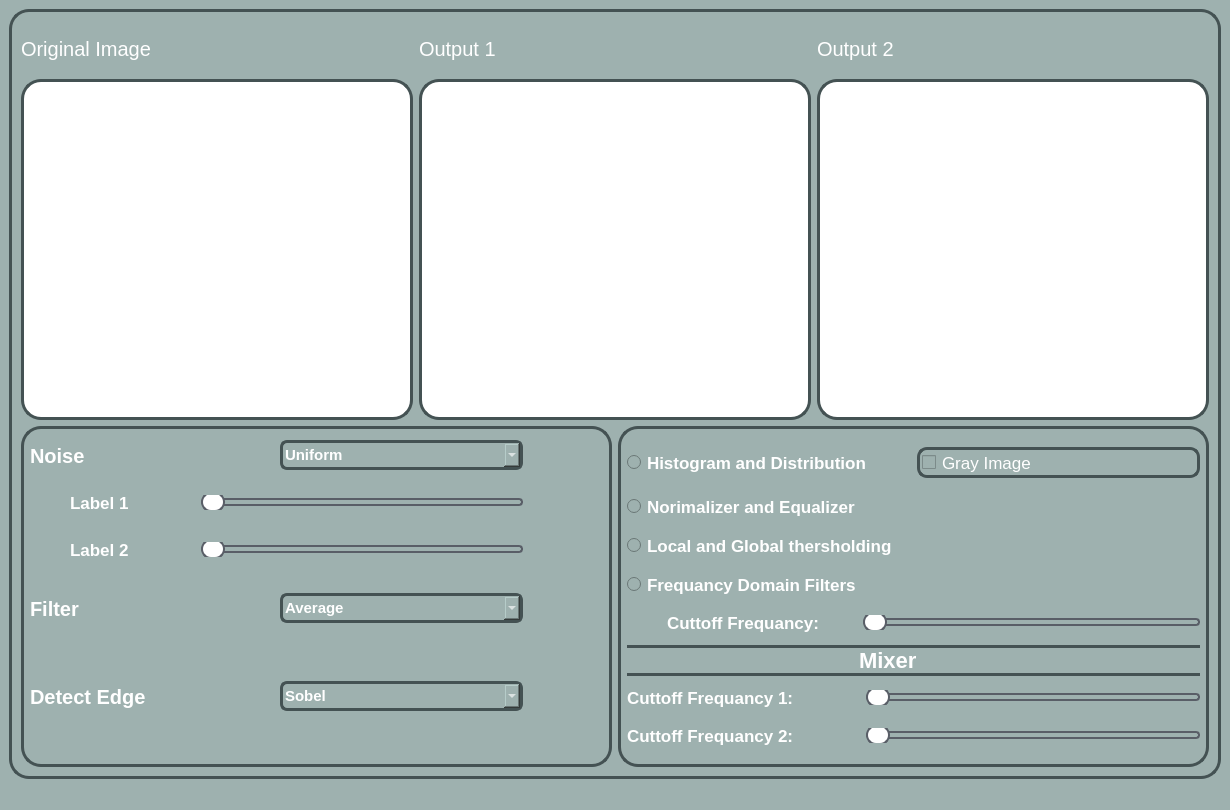
<?xml version="1.0" encoding="UTF-8"?>
<ui version="4.0">
 <class>MainWindow</class>
 <widget class="QMainWindow" name="MainWindow">
  <property name="geometry">
   <rect>
    <x>0</x>
    <y>0</y>
    <width>1230</width>
    <height>810</height>
   </rect>
  </property>
  <property name="windowTitle">
   <string>MainWindow</string>
  </property>
  <property name="styleSheet">
   <string notr="true">background:rgba(158,177,175,255);</string>
  </property>
  <widget class="QWidget" name="centralwidget">
   <layout class="QGridLayout" name="gridLayout">
    <item row="0" column="0">
     <widget class="QGroupBox" name="groupBox_3">
      <property name="maximumSize">
       <size>
        <width>1877</width>
        <height>900</height>
       </size>
      </property>
      <property name="styleSheet">
       <string notr="true">background:rgba(158,177,175,255);
  border: 3px solid rgba(68,82,83,255);
  border-radius: 20px;</string>
      </property>
      <property name="title">
       <string/>
      </property>
      <layout class="QGridLayout" name="gridLayout_7">
       <item row="0" column="0">
        <layout class="QHBoxLayout" name="horizontalLayout_15" stretch="0">
         <item>
          <layout class="QVBoxLayout" name="verticalLayout_5" stretch="1,7,7">
           <item>
            <layout class="QHBoxLayout" name="horizontalLayout_16">
             <item>
              <widget class="QLabel" name="label_13">
               <property name="font">
                <font>
                 <pointsize>-1</pointsize>
                </font>
               </property>
               <property name="styleSheet">
                <string notr="true">Font-size:20px;
color:Black;
background:rgba(158,177,175,255);
color:white;
border:None;
</string>
               </property>
               <property name="text">
                <string>Original Image</string>
               </property>
              </widget>
             </item>
             <item>
              <widget class="QLabel" name="Label_output_1">
               <property name="font">
                <font>
                 <pointsize>-1</pointsize>
                </font>
               </property>
               <property name="styleSheet">
                <string notr="true">Font-size:20px;
color:Black;
background:rgba(158,177,175,255);
color:white;
border:None;
</string>
               </property>
               <property name="text">
                <string>Output 1</string>
               </property>
              </widget>
             </item>
             <item>
              <widget class="QLabel" name="Label_output_2">
               <property name="font">
                <font>
                 <pointsize>-1</pointsize>
                </font>
               </property>
               <property name="styleSheet">
                <string notr="true">Font-size:20px;
color:Black;
background:rgba(158,177,175,255);
color:white;
border:None;
</string>
               </property>
               <property name="text">
                <string>Output 2</string>
               </property>
              </widget>
             </item>
            </layout>
           </item>
           <item>
            <layout class="QHBoxLayout" name="horizontalLayout_5">
             <item>
              <widget class="QWidget" name="Widget_Org_Image" native="true">
               <property name="sizePolicy">
                <sizepolicy hsizetype="Expanding" vsizetype="Expanding">
                 <horstretch>0</horstretch>
                 <verstretch>0</verstretch>
                </sizepolicy>
               </property>
               <property name="minimumSize">
                <size>
                 <width>100</width>
                 <height>100</height>
                </size>
               </property>
               <property name="styleSheet">
                <string notr="true">background-color:white;
  border: 3px solid rgba(68,82,83,255);
border-radius:20px;</string>
               </property>
              </widget>
             </item>
             <item>
              <widget class="QWidget" name="Widget_Output_1" native="true">
               <property name="sizePolicy">
                <sizepolicy hsizetype="Expanding" vsizetype="Expanding">
                 <horstretch>0</horstretch>
                 <verstretch>0</verstretch>
                </sizepolicy>
               </property>
               <property name="minimumSize">
                <size>
                 <width>100</width>
                 <height>100</height>
                </size>
               </property>
               <property name="styleSheet">
                <string notr="true">background-color:white;
  border: 3px solid rgba(68,82,83,255);
border-radius:20px;</string>
               </property>
              </widget>
             </item>
             <item>
              <widget class="QWidget" name="Widget_Output_2" native="true">
               <property name="sizePolicy">
                <sizepolicy hsizetype="Expanding" vsizetype="Expanding">
                 <horstretch>0</horstretch>
                 <verstretch>0</verstretch>
                </sizepolicy>
               </property>
               <property name="minimumSize">
                <size>
                 <width>100</width>
                 <height>100</height>
                </size>
               </property>
               <property name="styleSheet">
                <string notr="true">background-color:white;
  border: 3px solid rgba(68,82,83,255);
border-radius:20px;</string>
               </property>
              </widget>
             </item>
            </layout>
           </item>
           <item>
            <layout class="QHBoxLayout" name="horizontalLayout_8">
             <item>
              <widget class="QWidget" name="widget_11" native="true">
               <property name="sizePolicy">
                <sizepolicy hsizetype="Expanding" vsizetype="Expanding">
                 <horstretch>0</horstretch>
                 <verstretch>0</verstretch>
                </sizepolicy>
               </property>
               <property name="styleSheet">
                <string notr="true">
background:rgba(158,177,175,255);
  border: 3px solid rgba(68,82,83,255);
  border-radius: 20px;</string>
               </property>
               <layout class="QHBoxLayout" name="horizontalLayout_50">
                <item>
                 <layout class="QVBoxLayout" name="verticalLayout_13">
                  <item>
                   <layout class="QHBoxLayout" name="horizontalLayout_51">
                    <item>
                     <widget class="QLabel" name="label_31">
                      <property name="font">
                       <font>
                        <pointsize>-1</pointsize>
                        <weight>75</weight>
                        <bold>true</bold>
                       </font>
                      </property>
                      <property name="styleSheet">
                       <string notr="true">Font-size:20px;
font-weight:bold;
background:rgba(158,177,175,255);
color:white;
border:None;

</string>
                      </property>
                      <property name="text">
                       <string>Noise</string>
                      </property>
                     </widget>
                    </item>
                    <item>
                     <widget class="QComboBox" name="Combox_Noise">
                      <property name="styleSheet">
                       <string notr="true">Font-size:15px;
font-weight:bold;
background:rgba(158,177,175,255);
color:white;
border:3px solid black;
padding:2px;
border-radius:7px;
 border: 3px solid rgba(68,82,83,255);</string>
                      </property>
                      <item>
                       <property name="text">
                        <string>Uniform</string>
                       </property>
                      </item>
                      <item>
                       <property name="text">
                        <string>Gaussian</string>
                       </property>
                      </item>
                      <item>
                       <property name="text">
                        <string>Salt and Paper</string>
                       </property>
                      </item>
                     </widget>
                    </item>
                    <item>
                     <spacer name="horizontalSpacer_23">
                      <property name="orientation">
                       <enum>Qt::Vertical</enum>
                      </property>
                      <property name="sizeHint" stdset="0">
                       <size>
                        <width>40</width>
                        <height>20</height>
                       </size>
                      </property>
                     </spacer>
                    </item>
                    <item>
                     <spacer name="horizontalSpacer_31">
                      <property name="orientation">
                       <enum>Qt::Vertical</enum>
                      </property>
                      <property name="sizeHint" stdset="0">
                       <size>
                        <width>40</width>
                        <height>20</height>
                       </size>
                      </property>
                     </spacer>
                    </item>
                   </layout>
                  </item>
                  <item>
                   <layout class="QHBoxLayout" name="horizontalLayout_52">
                    <item>
                     <spacer name="horizontalSpacer_22">
                      <property name="orientation">
                       <enum>Qt::Vertical</enum>
                      </property>
                      <property name="sizeHint" stdset="0">
                       <size>
                        <width>40</width>
                        <height>20</height>
                       </size>
                      </property>
                     </spacer>
                    </item>
                    <item>
                     <widget class="QLabel" name="label_param_1">
                      <property name="font">
                       <font>
                        <pointsize>-1</pointsize>
                        <weight>75</weight>
                        <bold>true</bold>
                       </font>
                      </property>
                      <property name="styleSheet">
                       <string notr="true">Font-size:17px;
font-weight:bold;
background:rgba(158,177,175,255);
color:white;

border:None;</string>
                      </property>
                      <property name="text">
                       <string>Label 1              </string>
                      </property>
                     </widget>
                    </item>
                    <item>
                     <widget class="QSlider" name="slider_param_1">
                      <property name="styleSheet">
                       <string notr="true">
QSlider {
    background: transparent; /* Make the entire slider background transparent */
    border:None;
}


QSlider::groove:horizontal {
    height: 8px;
    background: :rgba(158,177,175,255); /* Lighter shade of the dark color */
    border-radius: 4px;
}

QSlider::handle:horizontal {
    background:  white; /* Mid-tone between the dark and lighter colors */
    border: 2px solid #595e67; /* Matches groove */
    width: 20px;
    height: 20px;
    margin: -6px 0;
    border-radius: 10px;
}

QSlider::sub-page:horizontal {
    background: #595e67; /* Matches handle */
    border-radius: 4px;
}

QSlider::add-page:horizontal {
   
    border:2px solid #595e67;
    border-radius: 4px;
}
</string>
                      </property>
                      <property name="orientation">
                       <enum>Qt::Horizontal</enum>
                      </property>
                     </widget>
                    </item>
                    <item>
                     <spacer name="horizontalSpacer_32">
                      <property name="orientation">
                       <enum>Qt::Vertical</enum>
                      </property>
                      <property name="sizeHint" stdset="0">
                       <size>
                        <width>40</width>
                        <height>20</height>
                       </size>
                      </property>
                     </spacer>
                    </item>
                    <item>
                     <spacer name="horizontalSpacer_26">
                      <property name="orientation">
                       <enum>Qt::Vertical</enum>
                      </property>
                      <property name="sizeHint" stdset="0">
                       <size>
                        <width>40</width>
                        <height>20</height>
                       </size>
                      </property>
                     </spacer>
                    </item>
                   </layout>
                  </item>
                  <item>
                   <layout class="QHBoxLayout" name="horizontalLayout_53">
                    <item>
                     <spacer name="horizontalSpacer_24">
                      <property name="orientation">
                       <enum>Qt::Vertical</enum>
                      </property>
                      <property name="sizeHint" stdset="0">
                       <size>
                        <width>40</width>
                        <height>20</height>
                       </size>
                      </property>
                     </spacer>
                    </item>
                    <item>
                     <widget class="QLabel" name="label_param_2">
                      <property name="font">
                       <font>
                        <pointsize>-1</pointsize>
                        <weight>75</weight>
                        <bold>true</bold>
                       </font>
                      </property>
                      <property name="styleSheet">
                       <string notr="true">Font-size:17px;
font-weight:bold;
background:rgba(158,177,175,255);
color:white;
border:None;</string>
                      </property>
                      <property name="text">
                       <string>Label 2              </string>
                      </property>
                     </widget>
                    </item>
                    <item>
                     <widget class="QSlider" name="slider_param_2">
                      <property name="styleSheet">
                       <string notr="true">
QSlider {
    background: transparent; /* Make the entire slider background transparent */
    border:None;
}


QSlider::groove:horizontal {
    height: 8px;
    background: :rgba(158,177,175,255); /* Lighter shade of the dark color */
    border-radius: 4px;
}

QSlider::handle:horizontal {
    background:  white; /* Mid-tone between the dark and lighter colors */
    border: 2px solid #595e67; /* Matches groove */
    width: 20px;
    height: 20px;
    margin: -6px 0;
    border-radius: 10px;
}

QSlider::sub-page:horizontal {
    background: #595e67; /* Matches handle */
    border-radius: 4px;
}

QSlider::add-page:horizontal {
   
    border:2px solid #595e67;
    border-radius: 4px;
}
</string>
                      </property>
                      <property name="orientation">
                       <enum>Qt::Horizontal</enum>
                      </property>
                     </widget>
                    </item>
                    <item>
                     <spacer name="horizontalSpacer_33">
                      <property name="orientation">
                       <enum>Qt::Vertical</enum>
                      </property>
                      <property name="sizeHint" stdset="0">
                       <size>
                        <width>40</width>
                        <height>20</height>
                       </size>
                      </property>
                     </spacer>
                    </item>
                    <item>
                     <spacer name="horizontalSpacer_25">
                      <property name="orientation">
                       <enum>Qt::Vertical</enum>
                      </property>
                      <property name="sizeHint" stdset="0">
                       <size>
                        <width>40</width>
                        <height>20</height>
                       </size>
                      </property>
                     </spacer>
                    </item>
                   </layout>
                  </item>
                  <item>
                   <widget class="Line" name="line_15">
                    <property name="font">
                     <font>
                      <pointsize>5</pointsize>
                     </font>
                    </property>
                    <property name="styleSheet">
                     <string notr="true">border: 1px solid black;</string>
                    </property>
                    <property name="lineWidth">
                     <number>0</number>
                    </property>
                    <property name="orientation">
                     <enum>Qt::Vertical</enum>
                    </property>
                   </widget>
                  </item>
                  <item>
                   <widget class="Line" name="line_16">
                    <property name="styleSheet">
                     <string notr="true">border: 0.5px solid black;</string>
                    </property>
                    <property name="orientation">
                     <enum>Qt::Vertical</enum>
                    </property>
                   </widget>
                  </item>
                  <item>
                   <layout class="QHBoxLayout" name="horizontalLayout_54">
                    <item>
                     <widget class="QLabel" name="label_34">
                      <property name="font">
                       <font>
                        <pointsize>-1</pointsize>
                        <weight>75</weight>
                        <bold>true</bold>
                       </font>
                      </property>
                      <property name="styleSheet">
                       <string notr="true">Font-size:20px;
font-weight:bold;
background:rgba(158,177,175,255);
color:white;
border:None;
</string>
                      </property>
                      <property name="text">
                       <string>Filter</string>
                      </property>
                     </widget>
                    </item>
                    <item>
                     <widget class="QComboBox" name="Combox_Filter">
                      <property name="font">
                       <font>
                        <pointsize>-1</pointsize>
                        <weight>75</weight>
                        <bold>true</bold>
                       </font>
                      </property>
                      <property name="styleSheet">
                       <string notr="true">Font-size:15px;
font-weight:bold;
background:rgba(158,177,175,255);
color:white;
border:3px solid black;
padding:2px;
border-radius:7px;
 border: 3px solid rgba(68,82,83,255);</string>
                      </property>
                      <property name="currentText">
                       <string>Average</string>
                      </property>
                      <item>
                       <property name="text">
                        <string>Average</string>
                       </property>
                      </item>
                      <item>
                       <property name="text">
                        <string>Gaussion</string>
                       </property>
                      </item>
                      <item>
                       <property name="text">
                        <string>Median</string>
                       </property>
                      </item>
                     </widget>
                    </item>
                    <item>
                     <spacer name="horizontalSpacer_29">
                      <property name="orientation">
                       <enum>Qt::Vertical</enum>
                      </property>
                      <property name="sizeHint" stdset="0">
                       <size>
                        <width>40</width>
                        <height>20</height>
                       </size>
                      </property>
                     </spacer>
                    </item>
                    <item>
                     <spacer name="horizontalSpacer_27">
                      <property name="orientation">
                       <enum>Qt::Vertical</enum>
                      </property>
                      <property name="sizeHint" stdset="0">
                       <size>
                        <width>40</width>
                        <height>20</height>
                       </size>
                      </property>
                     </spacer>
                    </item>
                   </layout>
                  </item>
                  <item>
                   <spacer name="verticalSpacer_44">
                    <property name="orientation">
                     <enum>Qt::Vertical</enum>
                    </property>
                    <property name="sizeHint" stdset="0">
                     <size>
                      <width>20</width>
                      <height>40</height>
                     </size>
                    </property>
                   </spacer>
                  </item>
                  <item>
                   <layout class="QHBoxLayout" name="horizontalLayout_55">
                    <item>
                     <widget class="QLabel" name="label_35">
                      <property name="font">
                       <font>
                        <pointsize>-1</pointsize>
                        <weight>75</weight>
                        <bold>true</bold>
                       </font>
                      </property>
                      <property name="styleSheet">
                       <string notr="true">Font-size:20px;
font-weight:bold;
background:rgba(158,177,175,255);
color:white;
border:None;

</string>
                      </property>
                      <property name="text">
                       <string>Detect Edge</string>
                      </property>
                     </widget>
                    </item>
                    <item>
                     <widget class="QComboBox" name="Combox_Edges">
                      <property name="font">
                       <font>
                        <pointsize>-1</pointsize>
                        <weight>75</weight>
                        <bold>true</bold>
                       </font>
                      </property>
                      <property name="styleSheet">
                       <string notr="true">Font-size:15px;
font-weight:bold;
background:rgba(158,177,175,255);
color:white;
border:3px solid black;
padding:2px;
border-radius:7px;
 border: 3px solid rgba(68,82,83,255);</string>
                      </property>
                      <property name="currentText">
                       <string>Sobel</string>
                      </property>
                      <item>
                       <property name="text">
                        <string>Sobel</string>
                       </property>
                      </item>
                      <item>
                       <property name="text">
                        <string>Roberts</string>
                       </property>
                      </item>
                      <item>
                       <property name="text">
                        <string>Prewitt</string>
                       </property>
                      </item>
                      <item>
                       <property name="text">
                        <string>Uniform</string>
                       </property>
                      </item>
                     </widget>
                    </item>
                    <item>
                     <spacer name="horizontalSpacer_30">
                      <property name="orientation">
                       <enum>Qt::Vertical</enum>
                      </property>
                      <property name="sizeHint" stdset="0">
                       <size>
                        <width>40</width>
                        <height>20</height>
                       </size>
                      </property>
                     </spacer>
                    </item>
                    <item>
                     <spacer name="horizontalSpacer_28">
                      <property name="orientation">
                       <enum>Qt::Vertical</enum>
                      </property>
                      <property name="sizeHint" stdset="0">
                       <size>
                        <width>40</width>
                        <height>20</height>
                       </size>
                      </property>
                     </spacer>
                    </item>
                   </layout>
                  </item>
                  <item>
                   <spacer name="verticalSpacer_45">
                    <property name="orientation">
                     <enum>Qt::Vertical</enum>
                    </property>
                    <property name="sizeHint" stdset="0">
                     <size>
                      <width>20</width>
                      <height>40</height>
                     </size>
                    </property>
                   </spacer>
                  </item>
                 </layout>
                </item>
               </layout>
              </widget>
             </item>
             <item>
              <widget class="QWidget" name="widget_10" native="true">
               <property name="sizePolicy">
                <sizepolicy hsizetype="Expanding" vsizetype="Expanding">
                 <horstretch>0</horstretch>
                 <verstretch>0</verstretch>
                </sizepolicy>
               </property>
               <property name="styleSheet">
                <string notr="true">
background:rgba(158,177,175,255);
  border: 3px solid rgba(68,82,83,255);
  border-radius: 20px;</string>
               </property>
               <layout class="QHBoxLayout" name="horizontalLayout_19">
                <item>
                 <layout class="QVBoxLayout" name="verticalLayout_8">
                  <item>
                   <spacer name="verticalSpacer_8">
                    <property name="orientation">
                     <enum>Qt::Vertical</enum>
                    </property>
                    <property name="sizeHint" stdset="0">
                     <size>
                      <width>20</width>
                      <height>40</height>
                     </size>
                    </property>
                   </spacer>
                  </item>
                  <item>
                   <layout class="QHBoxLayout" name="horizontalLayout_20">
                    <item>
                     <widget class="QRadioButton" name="RadioButton_Histogram">
                      <property name="font">
                       <font>
                        <pointsize>-1</pointsize>
                        <weight>75</weight>
                        <bold>true</bold>
                       </font>
                      </property>
                      <property name="styleSheet">
                       <string notr="true">Font-size:17px;
font-weight:bold;
background:rgba(158,177,175,255);
color:white;

border:None;</string>
                      </property>
                      <property name="text">
                       <string>Histogram and Distribution </string>
                      </property>
                      <property name="checked">
                       <bool>false</bool>
                      </property>
                     </widget>
                    </item>
                    <item>
                     <widget class="QCheckBox" name="checkBox_grayImg">
                      <property name="font">
                       <font>
                        <pointsize>-1</pointsize>
                       </font>
                      </property>
                      <property name="styleSheet">
                       <string notr="true">Font-size:17px;
color:white;

padding:2px;
border-radius:10px;


background:rgba(158,177,175,255);
  border: 3px solid rgba(68,82,83,255);

</string>
                      </property>
                      <property name="text">
                       <string>Gray Image</string>
                      </property>
                     </widget>
                    </item>
                   </layout>
                  </item>
                  <item>
                   <spacer name="verticalSpacer_9">
                    <property name="orientation">
                     <enum>Qt::Vertical</enum>
                    </property>
                    <property name="sizeHint" stdset="0">
                     <size>
                      <width>20</width>
                      <height>40</height>
                     </size>
                    </property>
                   </spacer>
                  </item>
                  <item>
                   <widget class="QRadioButton" name="RadioButton_Normalizer">
                    <property name="font">
                     <font>
                      <pointsize>-1</pointsize>
                      <weight>75</weight>
                      <bold>true</bold>
                     </font>
                    </property>
                    <property name="styleSheet">
                     <string notr="true">Font-size:17px;
font-weight:bold;
background:rgba(158,177,175,255);
color:white;
border:None;</string>
                    </property>
                    <property name="text">
                     <string>Norimalizer and Equalizer</string>
                    </property>
                    <property name="checked">
                     <bool>false</bool>
                    </property>
                   </widget>
                  </item>
                  <item>
                   <spacer name="verticalSpacer_10">
                    <property name="orientation">
                     <enum>Qt::Vertical</enum>
                    </property>
                    <property name="sizeHint" stdset="0">
                     <size>
                      <width>20</width>
                      <height>40</height>
                     </size>
                    </property>
                   </spacer>
                  </item>
                  <item>
                   <widget class="QRadioButton" name="RadioButton_Threshold">
                    <property name="font">
                     <font>
                      <pointsize>-1</pointsize>
                      <weight>75</weight>
                      <bold>true</bold>
                     </font>
                    </property>
                    <property name="styleSheet">
                     <string notr="true">Font-size:17px;
font-weight:bold;
background:rgba(158,177,175,255);
color:white;

border:None;</string>
                    </property>
                    <property name="text">
                     <string>Local and Global thersholding</string>
                    </property>
                    <property name="checked">
                     <bool>false</bool>
                    </property>
                   </widget>
                  </item>
                  <item>
                   <spacer name="verticalSpacer_11">
                    <property name="orientation">
                     <enum>Qt::Vertical</enum>
                    </property>
                    <property name="sizeHint" stdset="0">
                     <size>
                      <width>20</width>
                      <height>40</height>
                     </size>
                    </property>
                   </spacer>
                  </item>
                  <item>
                   <widget class="QRadioButton" name="RadioButton_Domain_Filter">
                    <property name="styleSheet">
                     <string notr="true">Font-size:17px;
font-weight:bold;
background:rgba(158,177,175,255);
color:white;

border:None;
</string>
                    </property>
                    <property name="text">
                     <string>Frequancy Domain Filters</string>
                    </property>
                   </widget>
                  </item>
                  <item>
                   <spacer name="verticalSpacer_12">
                    <property name="orientation">
                     <enum>Qt::Vertical</enum>
                    </property>
                    <property name="sizeHint" stdset="0">
                     <size>
                      <width>20</width>
                      <height>40</height>
                     </size>
                    </property>
                   </spacer>
                  </item>
                  <item>
                   <layout class="QHBoxLayout" name="horizontalLayout_21">
                    <item>
                     <spacer name="horizontalSpacer_6">
                      <property name="orientation">
                       <enum>Qt::Vertical</enum>
                      </property>
                      <property name="sizeHint" stdset="0">
                       <size>
                        <width>40</width>
                        <height>20</height>
                       </size>
                      </property>
                     </spacer>
                    </item>
                    <item>
                     <widget class="QLabel" name="label_freq_domain">
                      <property name="font">
                       <font>
                        <pointsize>-1</pointsize>
                        <weight>75</weight>
                        <bold>true</bold>
                       </font>
                      </property>
                      <property name="styleSheet">
                       <string notr="true">Font-size:17px;
font-weight:bold;
background:rgba(158,177,175,255);
color:white;

border:None;
</string>
                      </property>
                      <property name="text">
                       <string>Cuttoff Frequancy:        </string>
                      </property>
                     </widget>
                    </item>
                    <item>
                     <widget class="QSlider" name="slider_freq_domain">
                      <property name="styleSheet">
                       <string notr="true">
QSlider {
    background: transparent; /* Make the entire slider background transparent */
    border:None;
}


QSlider::groove:horizontal {
    height: 8px;
    background: :rgba(158,177,175,255); /* Lighter shade of the dark color */
    border-radius: 4px;
}

QSlider::handle:horizontal {
    background:  white; /* Mid-tone between the dark and lighter colors */
    border: 2px solid #595e67; /* Matches groove */
    width: 20px;
    height: 20px;
    margin: -6px 0;
    border-radius: 10px;
}

QSlider::sub-page:horizontal {
    background: #595e67; /* Matches handle */
    border-radius: 4px;
}

QSlider::add-page:horizontal {
   
    border:2px solid #595e67;
    border-radius: 4px;
}
</string>
                      </property>
                      <property name="orientation">
                       <enum>Qt::Horizontal</enum>
                      </property>
                     </widget>
                    </item>
                   </layout>
                  </item>
                  <item>
                   <widget class="Line" name="line_5">
                    <property name="font">
                     <font>
                      <pointsize>5</pointsize>
                     </font>
                    </property>
                    <property name="styleSheet">
                     <string notr="true">border: 1px solid black;</string>
                    </property>
                    <property name="lineWidth">
                     <number>0</number>
                    </property>
                    <property name="orientation">
                     <enum>Qt::Vertical</enum>
                    </property>
                   </widget>
                  </item>
                  <item>
                   <spacer name="horizontalSpacer_14">
                    <property name="orientation">
                     <enum>Qt::Vertical</enum>
                    </property>
                    <property name="sizeHint" stdset="0">
                     <size>
                      <width>40</width>
                      <height>20</height>
                     </size>
                    </property>
                   </spacer>
                  </item>
                  <item>
                   <layout class="QHBoxLayout" name="horizontalLayout_22">
                    <item>
                     <widget class="QLabel" name="label_18">
                      <property name="sizePolicy">
                       <sizepolicy hsizetype="Preferred" vsizetype="Preferred">
                        <horstretch>0</horstretch>
                        <verstretch>0</verstretch>
                       </sizepolicy>
                      </property>
                      <property name="font">
                       <font>
                        <pointsize>-1</pointsize>
                        <weight>75</weight>
                        <bold>true</bold>
                       </font>
                      </property>
                      <property name="styleSheet">
                       <string notr="true">Font-size:22px;
font-weight:bold;
background:rgba(158,177,175,255);
color:white;
 border-top: 3px solid rgba(68,82,83,255);
 border-bottom: 3px solid rgba(68,82,83,255);
border-left:None;
border-right:None;</string>
                      </property>
                      <property name="text">
                       <string>                                     Mixer                                    </string>
                      </property>
                     </widget>
                    </item>
                   </layout>
                  </item>
                  <item>
                   <spacer name="horizontalSpacer_15">
                    <property name="orientation">
                     <enum>Qt::Vertical</enum>
                    </property>
                    <property name="sizeHint" stdset="0">
                     <size>
                      <width>40</width>
                      <height>20</height>
                     </size>
                    </property>
                   </spacer>
                  </item>
                  <item>
                   <widget class="Line" name="line_6">
                    <property name="styleSheet">
                     <string notr="true">border: 0.5px solid black;</string>
                    </property>
                    <property name="orientation">
                     <enum>Qt::Vertical</enum>
                    </property>
                   </widget>
                  </item>
                  <item>
                   <layout class="QHBoxLayout" name="horizontalLayout_23">
                    <item>
                     <widget class="QLabel" name="label_freq_img1">
                      <property name="font">
                       <font>
                        <pointsize>-1</pointsize>
                        <weight>75</weight>
                        <bold>true</bold>
                       </font>
                      </property>
                      <property name="styleSheet">
                       <string notr="true">Font-size:17px;
font-weight:bold;
background:rgba(158,177,175,255);
color:white;

border:None;
</string>
                      </property>
                      <property name="text">
                       <string>Cuttoff Frequancy 1:              </string>
                      </property>
                     </widget>
                    </item>
                    <item>
                     <widget class="QSlider" name="slider_freq_img1">
                      <property name="styleSheet">
                       <string notr="true">
QSlider {
    background: transparent; /* Make the entire slider background transparent */
    border:None;
}


QSlider::groove:horizontal {
    height: 8px;
    background: :rgba(158,177,175,255); /* Lighter shade of the dark color */
    border-radius: 4px;
}

QSlider::handle:horizontal {
    background:  white; /* Mid-tone between the dark and lighter colors */
    border: 2px solid #595e67; /* Matches groove */
    width: 20px;
    height: 20px;
    margin: -6px 0;
    border-radius: 10px;
}

QSlider::sub-page:horizontal {
    background: #595e67; /* Matches handle */
    border-radius: 4px;
}

QSlider::add-page:horizontal {
   
    border:2px solid #595e67;
    border-radius: 4px;
}
</string>
                      </property>
                      <property name="orientation">
                       <enum>Qt::Horizontal</enum>
                      </property>
                     </widget>
                    </item>
                   </layout>
                  </item>
                  <item>
                   <spacer name="verticalSpacer_13">
                    <property name="orientation">
                     <enum>Qt::Vertical</enum>
                    </property>
                    <property name="sizeHint" stdset="0">
                     <size>
                      <width>20</width>
                      <height>40</height>
                     </size>
                    </property>
                   </spacer>
                  </item>
                  <item>
                   <layout class="QHBoxLayout" name="horizontalLayout_24">
                    <item>
                     <widget class="QLabel" name="label_freq_img2">
                      <property name="font">
                       <font>
                        <pointsize>-1</pointsize>
                        <weight>75</weight>
                        <bold>true</bold>
                       </font>
                      </property>
                      <property name="styleSheet">
                       <string notr="true">Font-size:17px;
font-weight:bold;
background:rgba(158,177,175,255);
color:white;

border:None;
</string>
                      </property>
                      <property name="text">
                       <string>Cuttoff Frequancy 2:              </string>
                      </property>
                     </widget>
                    </item>
                    <item>
                     <widget class="QSlider" name="slider_freq_img2">
                      <property name="styleSheet">
                       <string notr="true">
QSlider {
    background: transparent; /* Make the entire slider background transparent */
    border:None;
}


QSlider::groove:horizontal {
    height: 8px;
    background: :rgba(158,177,175,255); /* Lighter shade of the dark color */
    border-radius: 4px;
}

QSlider::handle:horizontal {
    background:  white; /* Mid-tone between the dark and lighter colors */
    border: 2px solid #595e67; /* Matches groove */
    width: 20px;
    height: 20px;
    margin: -6px 0;
    border-radius: 10px;
}

QSlider::sub-page:horizontal {
    background: #595e67; /* Matches handle */
    border-radius: 4px;
}

QSlider::add-page:horizontal {
   
    border:2px solid #595e67;
    border-radius: 4px;
}
</string>
                      </property>
                      <property name="orientation">
                       <enum>Qt::Horizontal</enum>
                      </property>
                     </widget>
                    </item>
                   </layout>
                  </item>
                  <item>
                   <spacer name="verticalSpacer_14">
                    <property name="orientation">
                     <enum>Qt::Vertical</enum>
                    </property>
                    <property name="sizeHint" stdset="0">
                     <size>
                      <width>20</width>
                      <height>40</height>
                     </size>
                    </property>
                   </spacer>
                  </item>
                 </layout>
                </item>
               </layout>
              </widget>
             </item>
            </layout>
           </item>
          </layout>
         </item>
        </layout>
       </item>
      </layout>
     </widget>
    </item>
   </layout>
  </widget>
  <widget class="QMenuBar" name="menubar">
   <property name="geometry">
    <rect>
     <x>0</x>
     <y>0</y>
     <width>1230</width>
     <height>26</height>
    </rect>
   </property>
  </widget>
  <widget class="QStatusBar" name="statusbar"/>
 </widget>
 <resources/>
 <connections/>
</ui>
